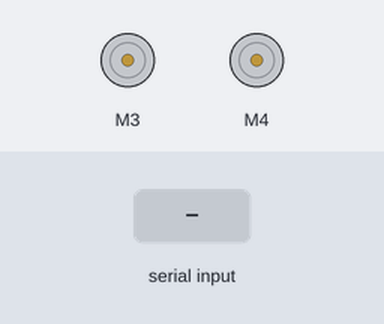
The sketch below on a simulated Arduino Uno, built with avr-gcc and run on an emulated ATmega328P. Shown: 2 × DC motor (green arrow = forward, orange = backward, longer = faster). The inputs (shaded band) are chosen by the test bench. What the sketch prints to the serial monitor is not drawn.

Above: at 1.2 s.
1.3 s: "HC-05\n" received over the second serial link
2.8 s: "F" received over the second serial link
At 3.1 s:
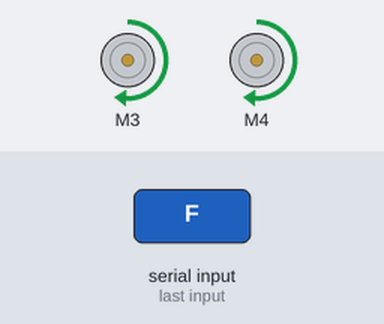
5.8 s: "B" received over the second serial link
At 6.6 s:
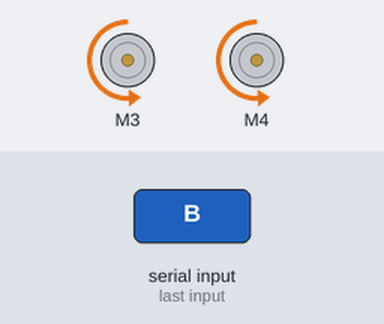
8.8 s: "R" received over the second serial link
At 10.0 s:
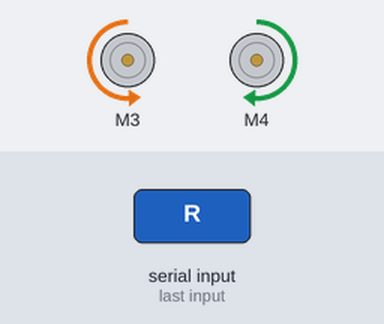
11.8 s: "L" received over the second serial link
At 12.4 s:
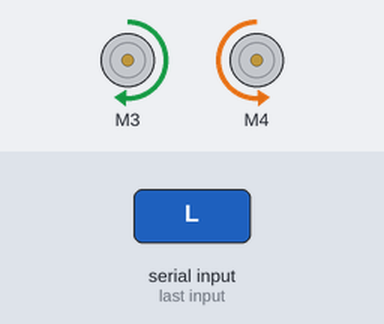
14.8 s: "G" received over the second serial link
At 15.8 s:
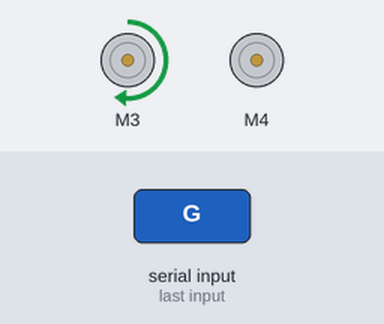
Timing chart, 0 to 17.8 s (numbered marks = the images above; inputs shaded):
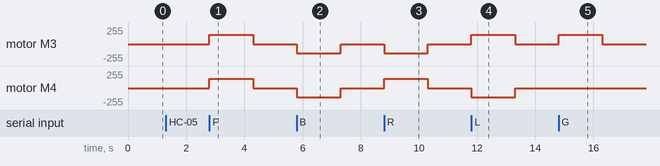

The sketch:

car_bluetooth_RC.ino
```cpp
//            Bluetooth car
/*
 *
 * This code if for the Bluetooth controlled car using HC-05 bluetooth module and " Car Bluetooth RC " android app
 * HC-05 bluetooth module has device name "HC-05" and password " 1234 "  and is in 'Slave mode' by default
 * if you want you can change them by AT commands
 * pair your android device with the module , download install and run Car Bluetooth RC android app
 * press play button and connect to the module
 *
 * the code is for the car which has two motors , left and right
 * for turning it changes the motion of the left and right wheels
 */


#include <SoftwareSerial.h>
#include <AFMotor.h>            // library for Adafruit motor driver sheild


/*
 * connect Vcc of bluetooth module to 3.3V  and ground to module to ground of arduino
 * if the module has a voltage regulator then Vcc of module can be connected to 5V Vcc of arduino
 *
 *
 * Starting a Serial communication named BT
 * A5 is the RX (receive) pin for this communication
 * A4 is the TX (transmit) pin for this communication
 * connect TX of bluetooth module to RX i.e A5
 *
 * if you don't want to use some other serial communication instead use 'Serial' then don't defint BT serial
 * don't start BT serial (BT.begin(9600);)
 * replace 'BT' in the below contitons with 'Serial'
 * connect TX of bluetooth module to digital pin '0'
 */
SoftwareSerial BT(A5, A4); // RX, TX

//defining pins
int headlight = 2 ;
int backlight = 10 ;
int sound = 9 ;


int s = 100 ;     //variable for speed
int count = 0 ;   //variable to count will if explained later


char input;       //input received from bluetooth module


/*
 * defining the motors , left motor and right motor in the Adafruit motor driver sheild
 * if not using this sheild these two lines are not needed
 */
AF_DCMotor lmotor(4);
AF_DCMotor rmotor(3);


void setup()
  {
    Serial.begin(250000); // starting Serial with baud rate 250000
    while (!Serial) {
      ;   // wait for serial port to connect. Needed for native USB port only
    }
    BT.begin(9600);    // starting serial named BT with baud rate 9600
    Serial.println("Start");
  }


void loop() {

  if(BT.available())  // if something is received from BT serial
  {

    input= BT.read();  // input is read


    if(input=='F')  // to froward if character 'F' is received
    {
      /*now car should move forward
       *
       *if you are using some other motor driver for example L293D then define motor pins and write
       *
       *            digitalWrite(left_motor_pinA , HIGH );
       *            digitalWrite(left_motor_pinB , LOW  );
       *            digitalWrite(left_motor_pinA , HIGH );
       *            digitalWrite(left_motor_pinB , LOW  );
       *
       *if you are using L298D motor driver the for speed control for motors write these code next to the above digitalWrite lines
       *
       *            analogWrite(left_motor_speed_pin  , s );
       *            analogWrite(right_motor_speed_pin , s );
       *
       *use similarly for other movements also
       *if using moter driver sheild use the below codes
       */
      //  Serial.println("front");  // uncomment this to see messages in the serial moniter
      rmotor.run(FORWARD);        //right motor turn forward at a speed of s
      rmotor.setSpeed(s);
      lmotor.run(FORWARD);        //left motor turn forward at a speed of s
      lmotor.setSpeed(s);
    }
    else if(input=='B')  // move backward if character 'B' is received
    {
    //  Serial.println("back");
      rmotor.run(BACKWARD);
      rmotor.setSpeed(s);
      lmotor.run(BACKWARD);
      lmotor.setSpeed(s);
    }
    else if(input=='R')  // turning right staying at the same position
    {
    //  Serial.println("turning right");
      rmotor.run(BACKWARD);
      rmotor.setSpeed(s);
      lmotor.run(FORWARD);
      lmotor.setSpeed(s);
    }
    else if(input=='L')    // turning left staying at the same position
    {
    //  Serial.println("turning left");
      rmotor.run(FORWARD);
      rmotor.setSpeed(s);
      lmotor.run(BACKWARD);
      lmotor.setSpeed(s);
    }
    else if(input=='G')  // taking left turn
    {
    //  Serial.println("going left");
      rmotor.run(FORWARD);
      rmotor.setSpeed(s);
      lmotor.run(BACKWARD);
      lmotor.setSpeed(0);
    }
    else if(input=='I')  // taing right turn
    {
    //  Serial.println("going right");
      rmotor.run(BACKWARD);
      rmotor.setSpeed(0);
      lmotor.run(FORWARD);
      lmotor.setSpeed(s);
    }
    else if(input=='H')  // going rightward towards back
    {
    //  Serial.println("back right");
      rmotor.run(BACKWARD);
      rmotor.setSpeed(0);
      lmotor.run(BACKWARD);
      lmotor.setSpeed(s);
    }
    else if(input=='J')  // going leftward towards back
    {
    //  Serial.println("back left");
      rmotor.run(BACKWARD);
      rmotor.setSpeed(s);
      lmotor.run(BACKWARD);
      lmotor.setSpeed(0);
    }

    else if(input=='W')  //oning headlight
    {
    //  Serial.println("headlight ON");
      digitalWrite(headlight , HIGH );
    }
    else if(input=='w')  //offing headlight
    {
    //  Serial.println("headlight OFF");
      digitalWrite(headlight , LOW );
    }
    else if(input=='U')  //oning backlight
    {
    //  Serial.println("backlight ON");
      digitalWrite(backlight , HIGH );
    }
    else if(input=='u')  //offing backlight
    {
    //  Serial.println("backlight OFF");
      digitalWrite(backlight , LOW );
    }
    else if(input=='V')  // sound on
    {
      /*
       * sound made using piezeo speaker
       * connect one terminal of pizeo to the pin 9 (sound) and the other to ground
       * sound made using 'tone' function
       *
       *          tone( piezeo_pin , frequency_in_hertz );
       *
       * sound will not stop till character 'v' is received
       */
    //  Serial.println("sound ON");
      tone(sound , 1000 );
    }
    else if(input=='v')
    {
      /*
       * Above tone function is called without time duration , but it can be called with a time duration also
       *
       *            tone( piexeo_pin , frequency , time_duraion_in_milliseconds );
       *
       * now sound will come for the duration and stops , if duraion is not given it will not stop
       */
    //  Serial.println("sound OFF");
      tone(sound , 400 , 10);   // give a tone for 10 milliseconds and stop
    }


    /*
     * there are ten levels of speed in the app
     * variable for speed 's' can have values form 0 to 255
     * assigning value of s for each speed level from 0 to 9
     * motors always run at a speed s , top speed is 255 i.e. full
     */
    else if(input=='0'){ s = 0    ;   /*   Serial.println("0");  */}
    else if(input=='1'){ s = 28   ;   /*   Serial.println("1");  */}
    else if(input=='2'){ s = 57   ;   /*   Serial.println("2");  */}
    else if(input=='3'){ s = 85   ;   /*   Serial.println("3");  */}
    else if(input=='4'){ s = 113  ;   /*   Serial.println("4");  */}
    else if(input=='5'){ s = 141  ;   /*   Serial.println("5");  */}
    else if(input=='6'){ s = 170  ;   /*   Serial.println("6");  */}
    else if(input=='7'){ s = 199  ;   /*   Serial.println("7");  */}
    else if(input=='8'){ s = 226  ;   /*   Serial.println("8");  */}
    else if(input=='9'){ s = 255  ;   /*   Serial.println("9");  */}


    else {        //if any other character is sent then stop , if no button is pressed character 'S' is sent
    //  Serial.println("stop");
      rmotor.run(BACKWARD);
      rmotor.setSpeed(0);
      lmotor.run(BACKWARD);
      lmotor.setSpeed(0);

    }
  }


  /*
   * if any character other than above is received the car stops
   * if the signal is lost then there will be no serial so car should stop
   * app sends characters at a particular time intervels
   * arduino will not get any serial if it checks in between the time intervels of app
   * when there is no serial then there are two cases
   * 1) connection lost :- will not get a input at all
   * 2) arduino checked in between :-  will get input if it waits for some time
   */
  else {
    while(BT.available()==0){   // condition of while loop , if there is no input
      count++;                  // variable count is added one , i.e. measuring time
                                // see the delay time at the end of while loop
      if(count > 300 ){         // if count is more then 300 , i.e. no input for 300*5=1500milliseconds
      //  Serial.println("NO INPUT");
        rmotor.run(BACKWARD);   // if there is no input for 1.5 seconds then consider connection lost and stop
        rmotor.setSpeed(0);
        lmotor.run(BACKWARD);
        lmotor.setSpeed(0);

        count = 0 ;             // count variable made 0 , next time start counting from 0
      }
      delay(5);                 //delay time 5 milliseconds
    }
    /*
     * if input was availabel within 1.5 sec then connection is not lost , count < 300
     * count made 0 for counting in next turn
     * Serial will be available till you read it
     */
    count=0;

  }
}
```

Measured:
- after the input at 2.8 s, motor M3, motor M4: stopped → forward 141/255 at once, → stopped 1.5 s later
- after the input at 5.8 s, motor M3, motor M4: stopped → backward 141/255 at once, → stopped 1.5 s later
- after the input at 8.8 s, motor M3: stopped → backward 141/255 at once, → stopped 1.5 s later; motor M4: stopped → forward 141/255 at once, → stopped 1.5 s later
- after the input at 11.8 s, motor M3: stopped → forward 141/255 at once, → stopped 1.5 s later; motor M4: stopped → backward 141/255 at once, → stopped 1.5 s later
- after the input at 14.8 s, motor M3: stopped → forward 141/255 at once, → stopped 1.5 s later
